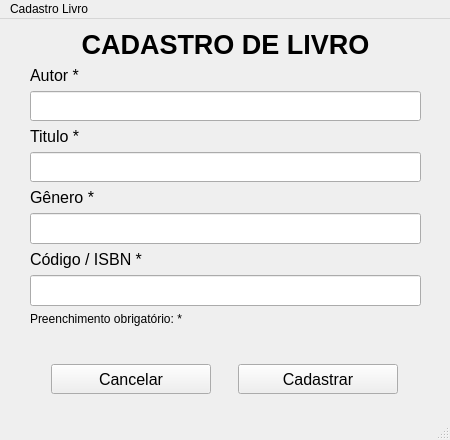
<?xml version="1.0" encoding="UTF-8"?>
<ui version="4.0">
 <class>MainWindow</class>
 <widget class="QMainWindow" name="MainWindow">
  <property name="geometry">
   <rect>
    <x>0</x>
    <y>0</y>
    <width>450</width>
    <height>440</height>
   </rect>
  </property>
  <property name="windowTitle">
   <string>MainWindow</string>
  </property>
  <widget class="QWidget" name="centralwidget">
   <widget class="QWidget" name="verticalLayoutWidget">
    <property name="geometry">
     <rect>
      <x>30</x>
      <y>10</y>
      <width>391</width>
      <height>317</height>
     </rect>
    </property>
    <layout class="QVBoxLayout" name="verticalLayout">
     <item>
      <widget class="QLabel" name="label_5">
       <property name="font">
        <font>
         <pointsize>20</pointsize>
         <weight>75</weight>
         <bold>true</bold>
        </font>
       </property>
       <property name="mouseTracking">
        <bool>false</bool>
       </property>
       <property name="autoFillBackground">
        <bool>false</bool>
       </property>
       <property name="frameShadow">
        <enum>QFrame::Plain</enum>
       </property>
       <property name="text">
        <string>CADASTRO DE LIVRO</string>
       </property>
       <property name="alignment">
        <set>Qt::AlignCenter</set>
       </property>
      </widget>
     </item>
     <item>
      <widget class="QLabel" name="label">
       <property name="font">
        <font>
         <pointsize>12</pointsize>
         <weight>50</weight>
         <italic>false</italic>
         <bold>false</bold>
         <underline>false</underline>
         <strikeout>false</strikeout>
         <kerning>true</kerning>
        </font>
       </property>
       <property name="layoutDirection">
        <enum>Qt::LeftToRight</enum>
       </property>
       <property name="text">
        <string>Autor *</string>
       </property>
      </widget>
     </item>
     <item>
      <widget class="QLineEdit" name="lineEdit_autor">
       <property name="enabled">
        <bool>true</bool>
       </property>
       <property name="font">
        <font>
         <pointsize>15</pointsize>
        </font>
       </property>
      </widget>
     </item>
     <item>
      <widget class="QLabel" name="label_2">
       <property name="font">
        <font>
         <pointsize>12</pointsize>
         <weight>50</weight>
         <italic>false</italic>
         <bold>false</bold>
        </font>
       </property>
       <property name="layoutDirection">
        <enum>Qt::LeftToRight</enum>
       </property>
       <property name="text">
        <string>Titulo *</string>
       </property>
      </widget>
     </item>
     <item>
      <widget class="QLineEdit" name="lineEdit_titulo">
       <property name="font">
        <font>
         <pointsize>15</pointsize>
        </font>
       </property>
       <property name="text">
        <string/>
       </property>
      </widget>
     </item>
     <item>
      <widget class="QLabel" name="label_3">
       <property name="font">
        <font>
         <pointsize>12</pointsize>
         <weight>50</weight>
         <italic>false</italic>
         <bold>false</bold>
        </font>
       </property>
       <property name="layoutDirection">
        <enum>Qt::LeftToRight</enum>
       </property>
       <property name="text">
        <string>Gênero *</string>
       </property>
      </widget>
     </item>
     <item>
      <widget class="QLineEdit" name="lineEdit_genero">
       <property name="font">
        <font>
         <pointsize>15</pointsize>
        </font>
       </property>
      </widget>
     </item>
     <item>
      <widget class="QLabel" name="label_4">
       <property name="font">
        <font>
         <pointsize>12</pointsize>
         <weight>50</weight>
         <italic>false</italic>
         <bold>false</bold>
        </font>
       </property>
       <property name="layoutDirection">
        <enum>Qt::LeftToRight</enum>
       </property>
       <property name="text">
        <string>Código / ISBN *</string>
       </property>
      </widget>
     </item>
     <item>
      <widget class="QLineEdit" name="lineEdit_codigo">
       <property name="font">
        <font>
         <pointsize>15</pointsize>
        </font>
       </property>
      </widget>
     </item>
     <item>
      <widget class="QLabel" name="label_6">
       <property name="text">
        <string>Preenchimento obrigatório: *</string>
       </property>
      </widget>
     </item>
     <item>
      <widget class="QLabel" name="label_error">
       <property name="text">
        <string/>
       </property>
      </widget>
     </item>
    </layout>
   </widget>
   <widget class="QWidget" name="horizontalLayoutWidget">
    <property name="geometry">
     <rect>
      <x>30</x>
      <y>330</y>
      <width>391</width>
      <height>61</height>
     </rect>
    </property>
    <layout class="QHBoxLayout" name="horizontalLayout">
     <item>
      <widget class="QPushButton" name="botao_cancelar">
       <property name="maximumSize">
        <size>
         <width>160</width>
         <height>30</height>
        </size>
       </property>
       <property name="font">
        <font>
         <pointsize>12</pointsize>
        </font>
       </property>
       <property name="text">
        <string>Cancelar</string>
       </property>
      </widget>
     </item>
     <item>
      <widget class="QPushButton" name="botao_cadastrar">
       <property name="maximumSize">
        <size>
         <width>160</width>
         <height>30</height>
        </size>
       </property>
       <property name="font">
        <font>
         <pointsize>12</pointsize>
        </font>
       </property>
       <property name="text">
        <string>Cadastrar</string>
       </property>
      </widget>
     </item>
    </layout>
   </widget>
  </widget>
  <widget class="QMenuBar" name="menubar">
   <property name="geometry">
    <rect>
     <x>0</x>
     <y>0</y>
     <width>450</width>
     <height>21</height>
    </rect>
   </property>
   <widget class="QMenu" name="menuCadastro_Livro">
    <property name="title">
     <string>Cadastro Livro</string>
    </property>
    <addaction name="actionCadastra"/>
    <addaction name="actionListar"/>
   </widget>
   <addaction name="menuCadastro_Livro"/>
  </widget>
  <widget class="QStatusBar" name="statusbar"/>
  <action name="actionCadastra">
   <property name="text">
    <string>Cadastrar</string>
   </property>
  </action>
  <action name="actionListar">
   <property name="text">
    <string>Listar</string>
   </property>
  </action>
 </widget>
 <resources/>
 <connections/>
</ui>
